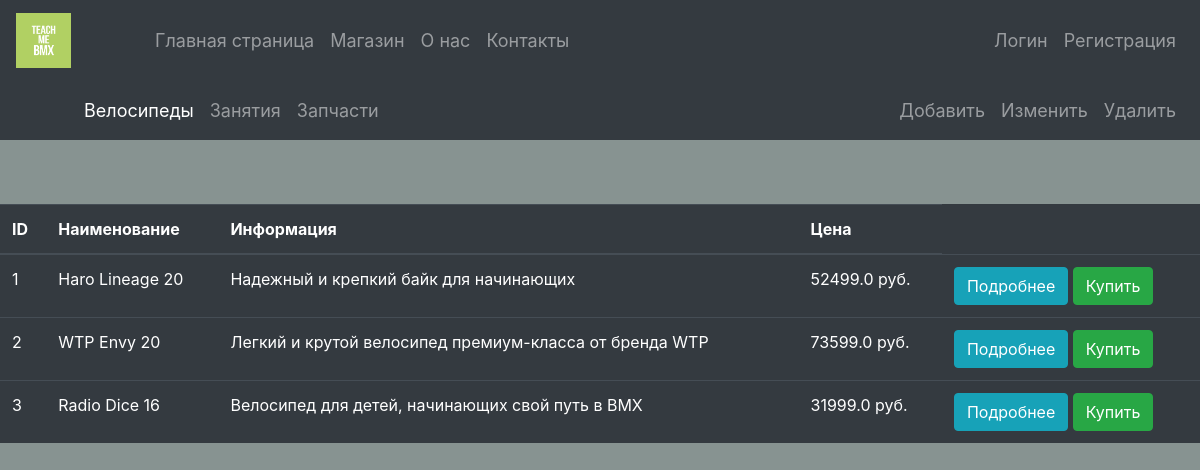
Screenshot of /market/bikes/ with the database file from the repository.
### webapp/registration/models.py (models this page shows, shortened)
class Bikes(db.Model):
    __tablename__ = 'bikes_list'
    id = db.Column(db.Integer(), primary_key=True)
    bikes_name = db.Column(db.String(30), nullable=False)
    bikes_about = db.Column(db.String(200), nullable=False)
    bikes_price = db.Column(db.Float())
    category_id = db.Column(db.Integer, db.ForeignKey('categories_list.id'))
    category = db.relationship('Category', back_populates='bikes')

### webapp/market/views.py (the view)
@market.route('/market/bikes/')
def bikes_page():
    bikes_ = Bikes.query.order_by(Bikes.id.asc()).all()
    return render_template('market/market_bikes.html',
                           title='Велосипеды', bikes=bikes_)

### webapp/templates/market/market_bikes.html (shortened to what this page needs)
{% extends 'base_template.html' %}
{% block content %}
    <nav class="navbar navbar-expand-md navbar-dark bg-dark">
        <div class="collapse navbar-collapse" id="Nav">
            <ul class="navbar-nav mr-auto">
                <li class="nav-item active">
                    <a class="nav-link" href="/market/bikes/">Велосипеды<span class="sr-only">(current)</span></a>
                </li>
                <li class="nav-item">
                    <a class="nav-link" href="/market/lessons/">Занятия</a>
                </li>
                <li class="nav-item">
                    <a class="nav-link" href="/market/parts/">Запчасти</a>
                </li>
            </ul>
            <ul class="navbar-nav">
            <li class="nav-item">
                <a class="nav-link" href="/market/bikes_create/">
                    Добавить{% block bikes_create_span %}{% endblock %}
                </a>
            </li>
            <li class="nav-item">
                <a class="nav-link" href="/market/bikes_update/">
                    Изменить{% block bikes_update_span %}{% endblock %}
                </a>
            </li>
            <li class="nav-item">
                <a class="nav-link" href="/market/bikes_delete/">
                    Удалить{% block bikes_delete_span %}{% endblock %}
                </a>
            </li>
            </ul>
        </div>
    </nav>
    <br> <br>
    <table class="table table-hover table-dark">
        <thead>
            <tr>
                <th scope="col">ID</th>
                <th scope="col">Наименование</th>
                <th scope="col">Информация</th>
                <th scope="col">Цена</th>
            </tr>
        </thead>
        <tbody>
            {% for bike in bikes %}
                <tr>
                    <td scope="col">{{ bike.id }}</td>
                    <td scope="col">{{ bike.bikes_name }}</td>
                    <td scope="col">{{ bike.bikes_about }}</td>
                    <td scope="col">{{ bike.bikes_price }} руб.</td>
                    <td scope="col">
                        <button class="btn btn-outline btn-info">Подробнее</button>
                        <button class="btn btn-outline btn-success">Купить</button>
                    </td>
                </tr>
            {% endfor %}
        </tbody>
    </table>
{% endblock %}

### webapp/static/css/style.css (style rules this page uses)
body { padding: 0; margin: 0; background-color: #899999; color: black; }
li { padding: 0; margin: 0; font: "default"; position: center; font-weight: default; }
ul { margin-left: 60px; padding: 0; margin: 30; font-size: 15px; color: black; }

### rows the page displays
Bikes: id "1", bikes_name "Haro Lineage 20", bikes_about "Надежный и крепкий байк для начинающих", bikes_price "52499.0"
Bikes: id "2", bikes_name "WTP Envy 20", bikes_about "Легкий и крутой велосипед премиум-класса от бренда WTP", bikes_price "73599.0"
Bikes: id "3", bikes_name "Radio Dice 16", bikes_about "Велосипед для детей, начинающих свой путь в BMX", bikes_price "31999.0"
